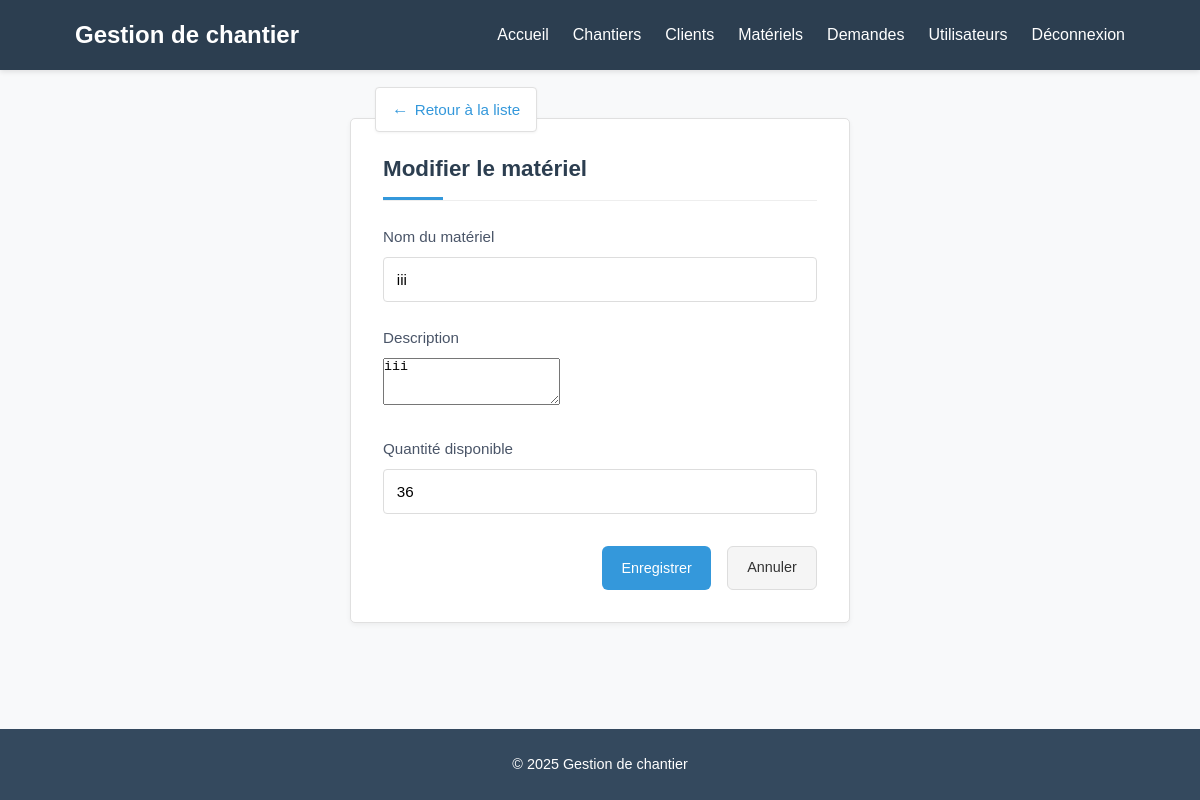
Page /pages/materiels/modifier.php?id=3 (signed in) on the committed database.
### tables this page shows
CREATE TABLE `materiels` (
  `id` int(11) NOT NULL,
  `nom_materiel` varchar(100) NOT NULL,
  `description` text DEFAULT NULL,
  `quantite_disponible` int(11) DEFAULT 0
);

### pages/materiels/modifier.php (the view, shortened to what this page needs)
<?php
require_once '../../includes/config.php';
$id = intval($_GET['id']);
$stmt = $db->prepare("SELECT * FROM materiels WHERE id = ?");
$stmt->execute([$id]);
$materiel = $stmt->fetch();
require_once '../../includes/header.php';
?>
<link rel="stylesheet" href="../../assets/css/ajouter.css">
<link rel="stylesheet" href="../../assets/css/style.css">
<div class="ajouter-container">
    <a href="liste.php" class="lien-retour">Retour à la liste</a>
    <h2>Modifier le matériel</h2>
    <form method="POST">
        <div class="form-group">
            <label>Nom du matériel</label>
            <input type="text" name="nom_materiel" value="<?= htmlspecialchars($materiel['nom_materiel']) ?>" required>
        </div>
        <div class="form-group">
            <label>Description</label>
            <textarea name="description" rows="3" class="form-control"><?= htmlspecialchars($materiel['description']) ?></textarea>
        </div>
        <div class="form-group">
            <label>Quantité disponible</label>
            <input type="number" name="quantite_disponible" min="0" value="<?= $materiel['quantite_disponible'] ?>" required>
        </div>
        <div class="form-actions">
            <button type="submit" class="btn">Enregistrer</button>
            <a href="liste.php" class="btn cancel">Annuler</a>
        </div>
    </form>
</div>
<?php require_once '../../includes/footer.php'; ?>

### assets/css/style.css (style rules this page uses)
* { margin: 0; padding: 0; box-sizing: border-box; }
body { font-family: 'Arial', sans-serif; line-height: 1.6; color: #333; background-color: #f8f9fa; display: flex; flex-direction: column; min-height: 100vh; }
.btn { display: inline-block; background: #3498db; color: white; padding: 0.6rem 1.2rem; border-radius: 6px; text-decoration: none; font-size: 0.9rem; transition: background 0.3s; }
h2 { color: #2c3e50; font-size: 1.8rem; margin-bottom: 1.5rem; padding-bottom: 0.5rem; position: relative; }
h2::after { content: ''; position: absolute; left: 0; bottom: 0; width: 60px; height: 3px; background: #3498db; }

### assets/css/ajouter.css (style rules this page uses)
.ajouter-container { position: relative; max-width: 500px; margin: 3rem auto; padding: 2rem; background: #fff; border: 1px solid #e0e0e0; border-radius: 5px; box-shadow: 0 2px 5px rgba(0,0,0,0.05); }
.ajouter-container h2 { color: #2c3e50; font-size: 1.4rem; margin-bottom: 1.5rem; padding-bottom: 0.8rem; border-bottom: 1px solid #eee; }
.lien-retour { position: absolute; left: 1.5rem; top: -2rem; color: #3498db; text-decoration: none; font-size: 0.95rem; display: flex; align-items: center; background: white; padding: 0.5rem 1rem; border-radius: 4px; border: 1px solid #e0e0e0; box-shadow: 0 1px 3px rgba(0,0,0,0.05); transition: all 0.2s; }
.lien-retour::before { content: "←"; margin-right: 6px; font-weight: bold; font-size: 1.1em; }
.form-group { margin-bottom: 1.5rem; }
.form-group label { display: block; margin-bottom: 0.5rem; color: #4a5568; font-size: 0.95rem; font-weight: 500; }
.form-group input { width: 100%; padding: 0.8rem; border: 1px solid #ddd; border-radius: 4px; font-size: 0.95rem; transition: all 0.2s; }
.form-actions { margin-top: 2rem; display: flex; justify-content: flex-end; gap: 1rem; }
.btn { padding: 0.8rem 1.5rem; border-radius: 4px; font-size: 0.95rem; font-weight: 500; cursor: pointer; transition: all 0.2s; text-align: center; }
.btn[type="submit"] { background-color: #3498db; color: white; border: none; }
.btn.cancel { background: #f5f5f5; color: #333; border: 1px solid #ddd; text-decoration: none; }

### rows in the picture
materiels: nom_materiel "iii", description "iii", quantite_disponible "36"
